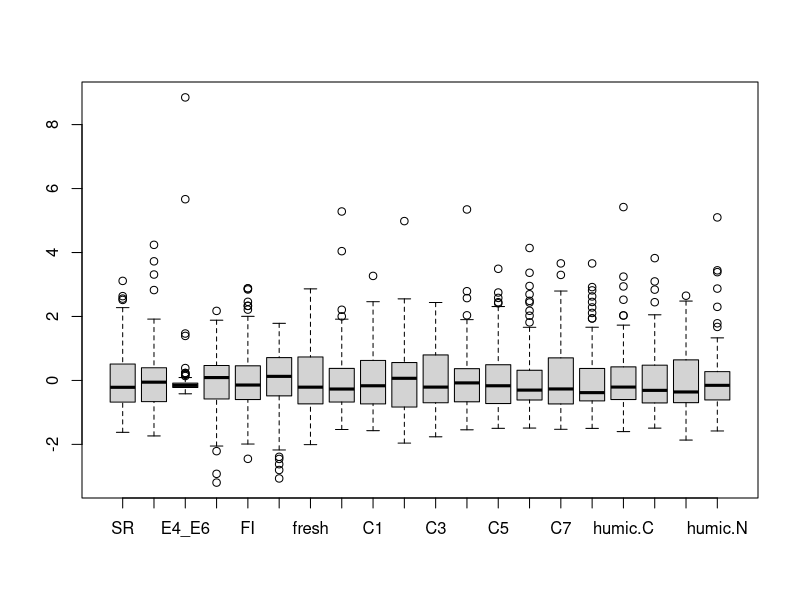
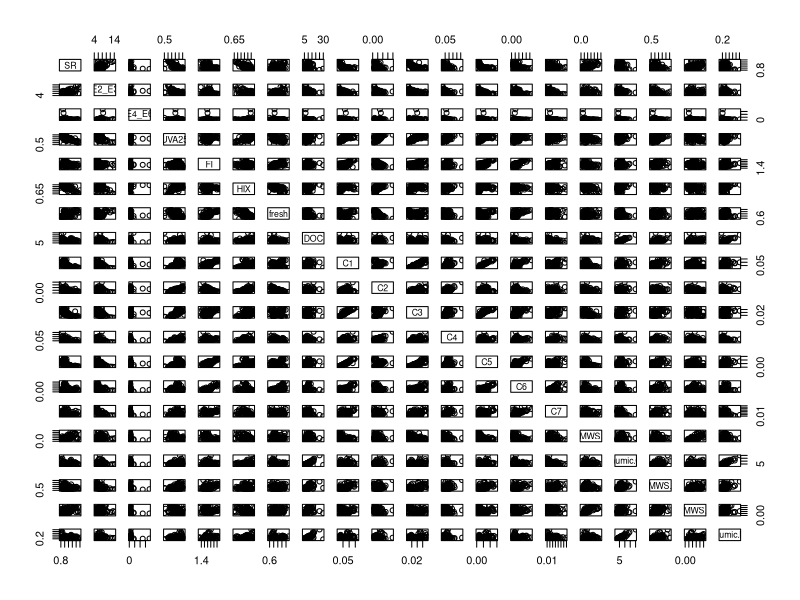
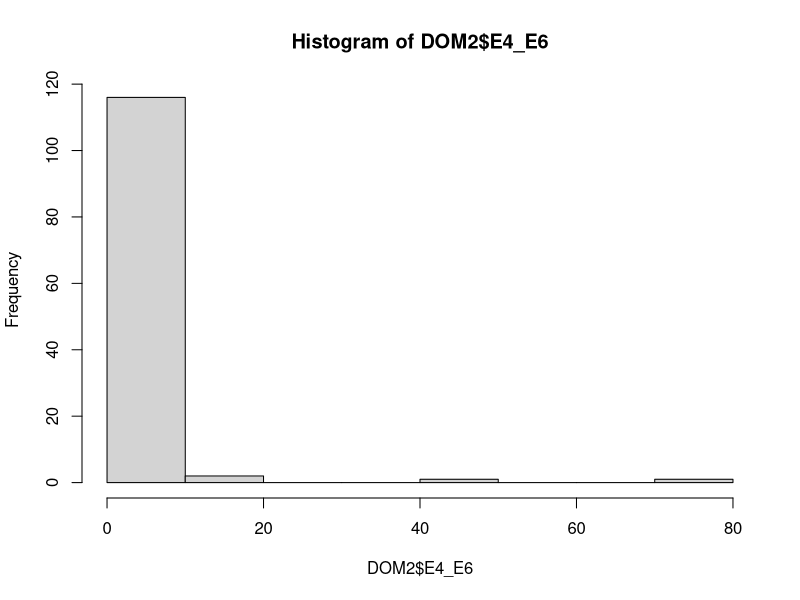
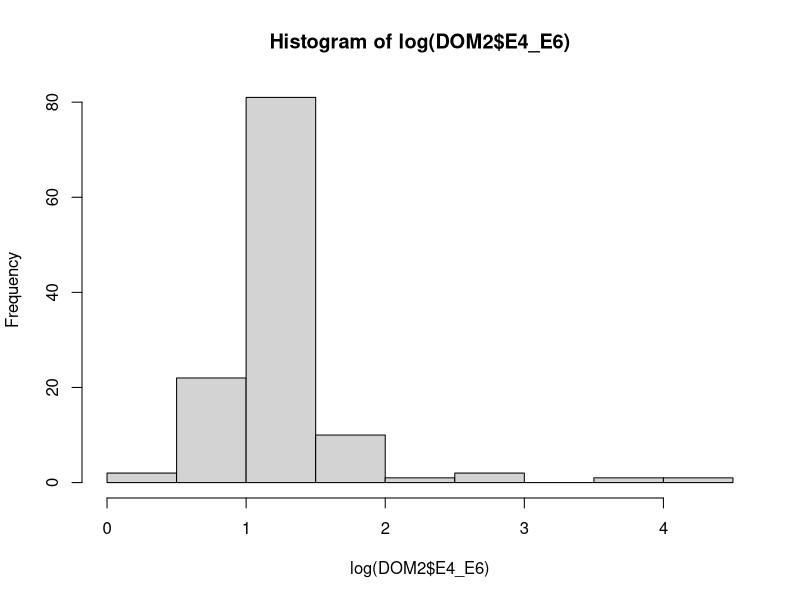
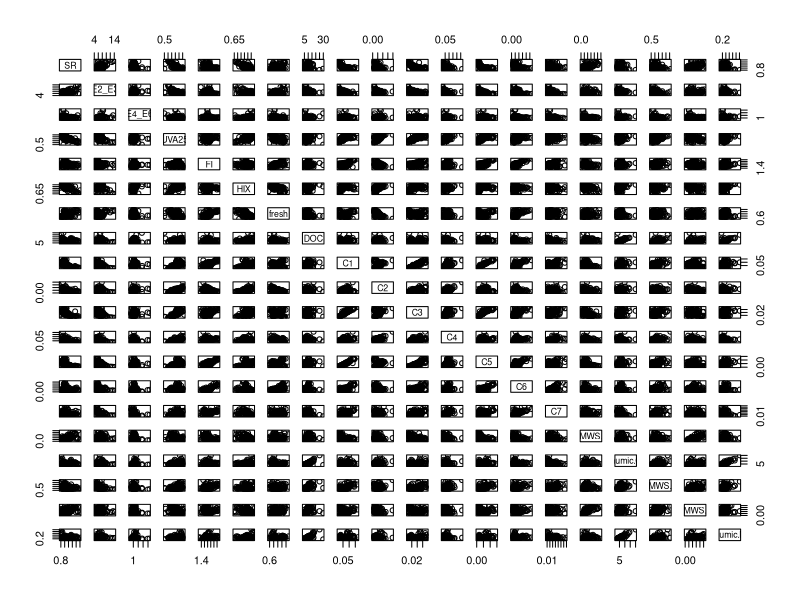
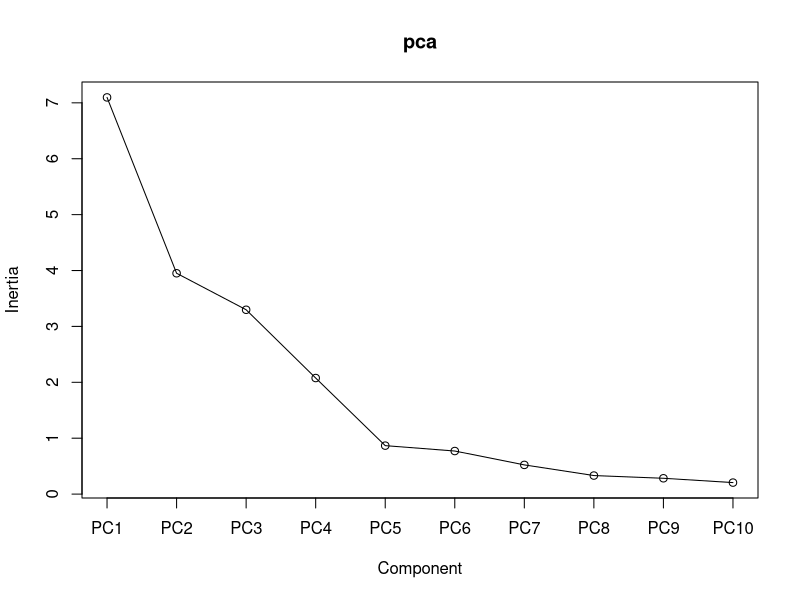
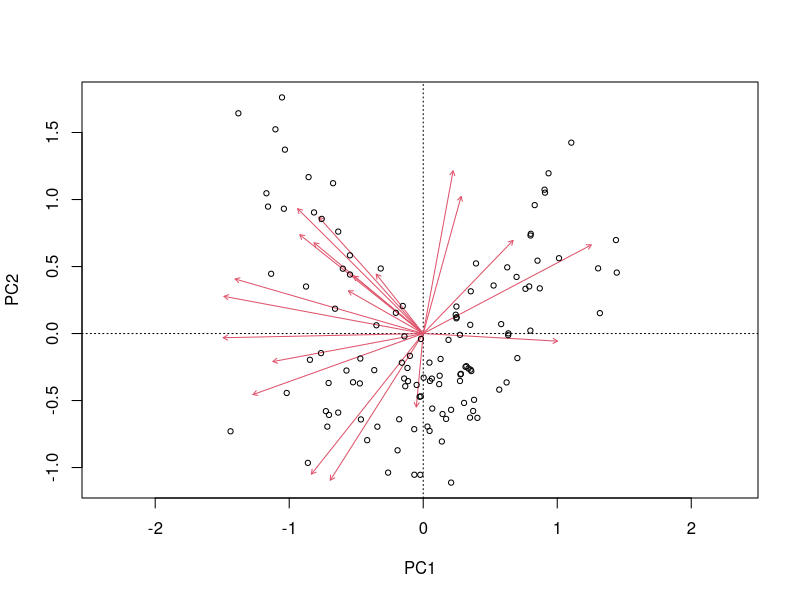

The R script that drew these images, in order: (Note: this script raises an error after producing the figures.)
## ---- chunk 1
knitr::opts_chunk$set(echo = TRUE, error=TRUE)
## ---- chunk 2
library(vegan)
library(MASS)
library(shape) # just for better arrows drawing

DOM<-read.table(file="data/DOM_Berlin_Romero.txt",header=TRUE)
names(DOM)
## ---- chunk 3
DOM2<-DOM[,8:27] # only these variables have complete info for all seasons
any(is.na(DOM[,8:27]))
boxplot(scale(DOM2))
# also make histograms
# maybe consider transformation of variables to improve linearity of relationships
plot(DOM2)
# use quartz() or x11() to open a separate graphical device if you need it

# # variable E4_E6 behaves differently than others (highly skewed)
any(DOM2$E4_E6<=0)
hist(DOM2$E4_E6)
hist(log(DOM2$E4_E6))
DOM2$E4_E6<-log(DOM2$E4_E6)
plot(DOM2)

# run PCA
pca<-prcomp(DOM2, center=TRUE, scale.=TRUE)

summary(pca)
eigenvals(pca)
screeplot(pca,type="lines")
# We keep 2 axes of the PCA for graphing and further analysis. Alternatively we could keep 4, which is supported by the Scree plot as well and also by the eigenvalues (these drop below 1 at PC5)

#with package vegan
pca<-rda(DOM2, scale=TRUE)

## ---- chunk 4
# correlation biplot
biplot(pca) # quick and dirty
# by hand:
plot(pca$x)

# use different colors for water body types
str(DOM)
DOM$Type<-as.factor(DOM$Type)
levels(DOM$Type)
DOM$col.type<-DOM$Type
levels(DOM$col.type)<-c("darkgreen","lightgreen","darkblue","lightblue")
DOM$col.type<-as.character(DOM$col.type)

# could use different symbols for season
DOM$pch.season<-as.factor(DOM$Season)
levels(DOM$pch.season)<-c(21:24)
DOM$pch.season<-as.numeric(as.character(DOM$pch.season))

summary(pca)

# plot scores
plot(pca$x[,1],pca$x[,2],pch=DOM$pch.season,col=DOM$col.type,cex=2,lwd=2,
     xlab="PC1 (35.5%)", ylab="PC2 (19.7%)")
#ordiellipse(pca, groups=DOM$Site)
ordispider(pca, groups=DOM$Site)

# clean correlation biplot here
layout(matrix(1:2,1,2)) # make room for 2 plots
plot(pca$x[,1],pca$x[,2],pch=DOM$pch.season,col=DOM$col.type,cex=2,lwd=2,
     xlab="PC1 (35.5%)", ylab="PC2 (19.7%)")
plot(pca$x[,1],pca$x[,2],pch=DOM$pch.season, col="white",
     xlab="PC1 (35.5%)", ylab="PC2 (19.7%)")
loadings<-pca$rotation # the variable loadings
arrows<-loadings*8 # with extension factor
Arrows(x0=0,y0=0,x1=arrows[,1],y1=arrows[,2])
text(x=arrows[,1]*1.3,y=arrows[,2]*1.3,labels=rownames(loadings))
# 
# #scaling=2
# #layout(matrix(1:2,1,2)) # make room for 2 plots
# plot(pca$x[,1]/pca$sdev[1],pca$x[,2]/pca$sdev[2],pch=DOM$pch.season,col=DOM$col.type,cex=2,lwd=2,
#      xlab="PC1 (35.5%)", ylab="PC2 (19.7%)")
# plot(pca$x[,1]/pca$sdev[1],pca$x[,2]/pca$sdev[2],pch=DOM$pch.season,col="white",
#      xlab="PC1 (35.5%)", ylab="PC2 (19.7%)")
# structure<-cor(DOM2,pca$x)*2
# Arrows(x0=0,y0=0,x1=structure[,1],y1=structure[,2])
# text(structure[,1]*1.2,structure[,2]*1.2,names(DOM2))

#with package vegan
site_scores<-scores(pca2, display="sites")
loadings<-scores(pca2, display="species")
#select only most important variables for plotting
pc1_loads<-sort(abs (loadings[,1]), decreasing = TRUE)
pc2_loads<-sort(abs (loadings[,2]), decreasing = TRUE)
sel.loads.names<-c(names(pc1_loads)[1:5], names(pc2_loads)[1:5])
sel.loads<-loadings[sel.loads.names,]

#biplot
plot(site_scores, pch=DOM$pch.season,col=DOM$col.type,cex=2,lwd=2,
     xlab="PC1 (35.5%)", ylab="PC2 (19.7%)")
arrows<-sel.loads*0.3 # with reduction factor
arrows.text<-arrows*1.2 # position of text
xshift<-1 #move center of arrows to the side of the plot
yshift<--0.7
Arrows(x0=0+xshift,y0=0+yshift,x1=arrows[,1]+xshift,y1=arrows[,2]+yshift)
text(x=arrows.text[,1]+xshift, y=arrows.text[,2]+yshift, labels=rownames(sel.loads))

#belongs to next (3) task
ordihull(pca2, groups=DOM$Type)

## ---- chunk 5
# run 2-way ANOVA assuming complete independence between all cases and seasons (120 different water bodies...)
m<-lm(pca$x[,1]~Season*Type,data=DOM)
anova(m)
# could do Bartlett-test, etc...
# a bit sloppy because it ignores repeated measures for each site, thus wrong
# could include "site" as random factor in a mixed model (but we don´t know how this works)
# or compute average per site over 4 seasons, information loss, but correct test

meanPC1<-tapply(pca$x[,1],DOM$Site, mean) # site-specific average location on PC1
varPC1<-tapply(pca$x[,1], DOM$Site, var) # site-specific seasonal variance on PC1
meanType<-DOM$Type[match(names(meanPC1), DOM$Site)]

boxplot(meanPC1~meanType)
m2<-lm(meanPC1~meanType)
anova(m2)

bartlett.test(meanPC1~meanType)
TukeyHSD(aov(m2))
# there is a significant effect of water body type on mean location along PC1

boxplot(log(varPC1)~meanType)
bartlett.test(log(varPC1)~meanType)

m3<-lm(log(varPC1)~meanType)
anova(m3)
# there is NO significant effect of water body type on seasonal variance along PC1
## ---- chunk 6
# # adding mass-spectrometry information
# # first just rebuild plot from above
# plot(pca$x[,1]/pca$sdev[1],pca$x[,2]/pca$sdev[2],pch=DOM$pch.season,col="white",
#      xlab="PC1 (35.5%)", ylab="PC2 (19.7%)")
# Arrows(x0=0,y0=0,x1=structure[,1],y1=structure[,2]); text(structure[,1]*1.2,structure[,2]*1.2,names(DOM2))
# 
# # then add mass-spectrometry information
# names(DOM)
# DOM3<-DOM[,28:34]
# structure2<-cor(DOM3,pca$x,use="complete.obs")*2
# Arrows(x0=0,y0=0,x1=structure2[,1],y1=structure2[,2],col="red")
# text(structure2[,1]*1.2,structure2[,2]*1.2,names(DOM3),col="red")
## ---- chunk 7
# first just rebuild plot from above
# plot(pca$x[,1]/pca$sdev[1],pca$x[,2]/pca$sdev[2],pch=DOM$pch.season,col="white",
#      xlab="PC1 (35.5%)", ylab="PC2 (19.7%)")
# Arrows(x0=0,y0=0,x1=structure[,1],y1=structure[,2]); text(structure[,1]*1.2,structure[,2]*1.2,names(DOM2))
# Arrows(x0=0,y0=0,x1=structure2[,1],y1=structure2[,2],col="red")
# text(structure2[,1]*1.2,structure2[,2]*1.2,names(DOM3),col="red")

# # then add drivers
# DOM4<-DOM[,35:42]
# structure3<-cor(DOM4,pca$x,use="complete.obs")*2
# Arrows(x0=0,y0=0,x1=structure3[,1],y1=structure3[,2],col="blue",lwd=2)
# text(structure3[,1]*1.2,structure3[,2]*1.2,names(DOM4),col="blue")

# Extract drivers
DOM4<-DOM[,35:38]
apply(DOM4, 2, hist)
DOM4<-log1p(DOM4+1)
boxplot(scale(DOM4))

# first just rebuild plot from above
plot(site_scores, pch=DOM$pch.season,col=DOM$col.type,cex=2,lwd=2,
     xlab="PC1 (35.5%)", ylab="PC2 (19.7%)")
arrows<-sel.loads # with reduction factor
arrows.text<-arrows*1.2 # position of text
Arrows(x0=0,y0=0,x1=arrows[,1],y1=arrows[,2])
text(x=arrows.text[,1], y=arrows.text[,2], labels=rownames(sel.loads))


## and use envfit to fit drivers onto the ordination
# The function envfit calculates multiple regression of environmental variable with ordination axes (environmental variable is used as dependent and selected ordination axes as explanatory variables). Significance is tested by permutation test. Vectors (for continual variables) and centroids (for categorical variables) can be projected onto ordination diagram using plot function. 
fit<-envfit(pca, scale(DOM4))
plot(fit, col = "red")

ordisurf(pca, DOM4[,6], add=TRUE)
(fit<-envfit(pca2, DOM4[,6]))
plot(fit, col = "red")

# consider regressions to explain DOM quality
m1<-lm(pca$x[,1]~., data=data.frame(scale(DOM4)))
summary(m1)


## ---- chunk 8
# do this much better with a RDA
zDOM2<-scale(DOM2) # must at least be centered even if dimensionally homogeneous!
xmat<-data.frame(scale(DOM4)) # the constraints (or drivers or predictors)
myrda<-rda(zDOM2~.,data=xmat) # take care: confusing X and Y argument names if you work without formula notation
myrda<-rda(zDOM2~.,data=xmat) # take care: confusing X and Y argument names if you work without formula notation

R2.obs <- RsquareAdj(myrda)$r.squared #observed variance explained


#Permutation test to test significance of our result:
xmat.rand <- xmat[sample(1:nrow(xmat)),]  # the function "sample" will reshuffle the rows with constraints
myrda.rand<-rda(zDOM2~.,data=xmat.rand) #
RsquareAdj(myrda.rand)$r.squared

n.perm <- 99  # set the number of permutations
R2.rand <- rep(NA,n.perm)
for(i in 1:n.perm){
        xmat.rand <- xmat[sample(1:nrow(xmat)),]  # the function "sample" will reshuffle the rows with constraints
        myrda.rand<-rda(zDOM2~.,data=xmat.rand) #
        R2.rand[i]<-RsquareAdj(myrda.rand)$r.squared 
}        

# The vector R2.rand contains 99 values of variance explained by random variables.
R2 <- c (R2.rand, R2.obs)
hist (R2, nclass = length(R2))  # ; argument "nclass" separates the bars into n.perm categories
abline (v = R2.obs, col = 'red')  # red line to indicate where in the histogram is the observed value

# To calculate the significance, we need to know what is the number of cases in which the variance explained by random explanatory variables was higher or equal to the observed one (explained by real variables).

P <- sum (R2 >= R2.obs)/(n.perm + 1)  # 0.01

#The resulting P-value is 0.01, which is the lowest P-value we can get with the Monte Carlo permutation test based on 99 permutations.

# the test of the significance for constrained ordination is done by function anova (this may be a bit confusing name, since it is not really calculating ANOVA) 

anova(myrda,by="axis",model="direct",perm.max=9999,step=1000)
anova(myrda,by="term",model="direct",perm.max=9999,step=1000)
anova(myrda,by="margin",model="direct",perm.max=9999,step=1000) #testing the variance explained by each explanatory variable with all the others used as covariables (independently from their order in the model)

(sites<-scores(myrda,choices=c(1,2),display="sites",scaling=1)) 
(lcs<-scores(myrda,choices=c(1,2),display="lc",scaling=1))
(species<-scores(myrda,choices=c(1,2),display="species",scaling=1)*0.2)
(constraints<-scores(myrda,choices=c(1,2),display="bp",scaling=1)*3) 

layout(matrix(1:2,1,2)) # make room for 2 plots
plot(sites,asp=1,pch=DOM$pch.season,col=DOM$col.type,cex=2,lwd=2)
#plot(lcs,asp=1,pch=DOM$pch.season,col=DOM$col.type,cex=2,lwd=2)

plot(sites,asp=1,pch=DOM$pch.season,col="white",cex=2,lwd=2)
Arrows(x0=0,y0=0,x1=constraints[,1],y1=constraints[,2],lwd=1.5,col="blue")
text(constraints[,1]*1.1,constraints[,2]*1.1,label=rownames(constraints),pos=4,cex=0.8,col="blue")

Arrows(x0=0,y0=0,x1=species[,1],y1=species[,2],lwd=2,arr.length=0,col="red")
text(species[,1:2]*1.1,label=rownames(species),pos=4,cex=1,col="red")
